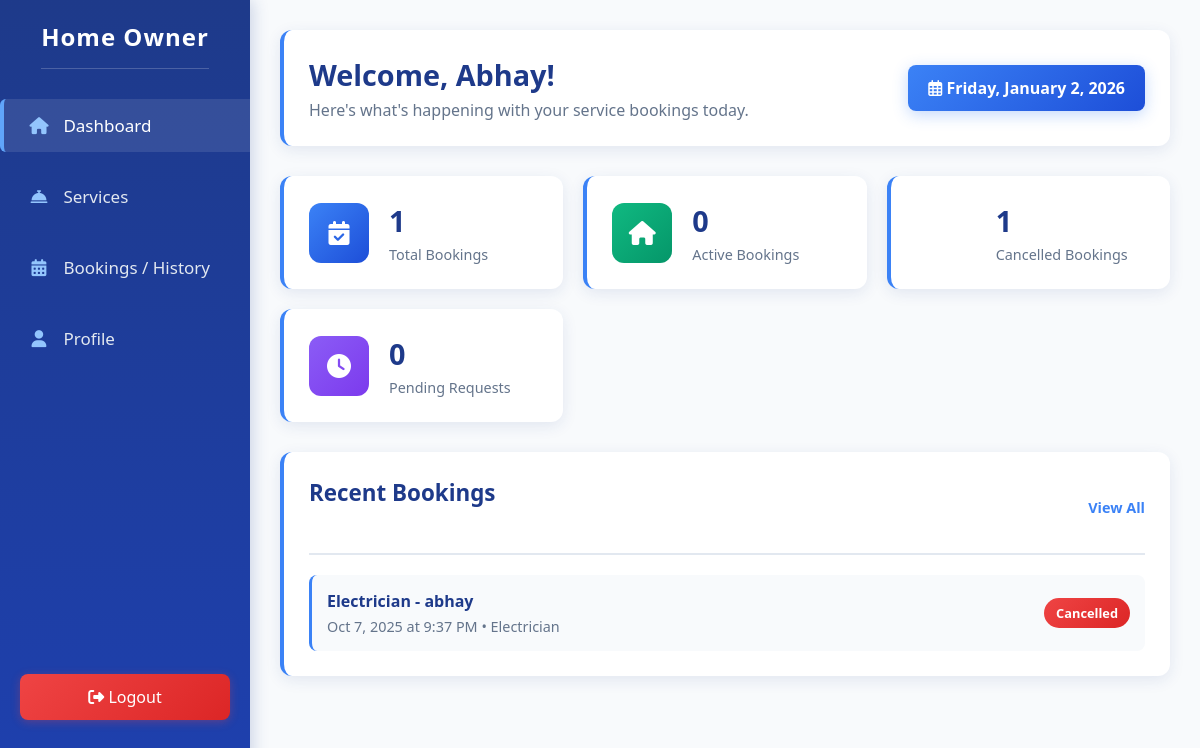
/user/home_owner/ (signed in), run on the app's committed database.
### tables this page shows
CREATE TABLE `user` (
  `id` int(11) NOT NULL,
  `user_name` varchar(25) NOT NULL,
  `email` varchar(50) NOT NULL,
  `password` varchar(25) NOT NULL,
  `phone` int(11) NOT NULL,
  `city` varchar(50) NOT NULL,
  `address` varchar(150) NOT NULL
);

CREATE TABLE `bookings` (
  `id` int(11) NOT NULL,
  `user_id` int(11) NOT NULL,
  `service_provider_id` varchar(50) NOT NULL,
  `date` date NOT NULL,
  `time` time NOT NULL,
  `status` varchar(20) NOT NULL,
  `notes` varchar(500) NOT NULL
);

CREATE TABLE `service_provider` (
  `id` varchar(30) NOT NULL,
  `user_name` varchar(25) DEFAULT NULL,
  `email` varchar(25) DEFAULT NULL,
  `password` varchar(25) DEFAULT NULL,
  `description` varchar(500) DEFAULT NULL,
  `file` varchar(150) DEFAULT NULL,
  `photo` varchar(150) DEFAULT NULL,
  `status` varchar(10) NOT NULL,
  `category` varchar(100) NOT NULL,
  `per` varchar(20) NOT NULL,
  `title` varchar(50) NOT NULL,
  `service_description` varchar(500) NOT NULL,
  `area` varchar(250) NOT NULL,
  `rate` double NOT NULL
);

### user/home_owner/index.php (the view, shortened to what this page needs)
<?php
    include '../../include/conn/conn.php';
    $user_id = $_SESSION['user']['id'];
    $user_query = "SELECT * FROM user WHERE id = $user_id";
    $user_result = mysqli_query($conn, $user_query);
    $user_data = mysqli_fetch_assoc($user_result);
    $user_name = $user_data['user_name'];
    $total_bookings_query = "SELECT COUNT(*) as total FROM bookings WHERE user_id = $user_id";
    $total_bookings_result = mysqli_query($conn, $total_bookings_query);
    $total_bookings_data = mysqli_fetch_assoc($total_bookings_result);
    $total_bookings = $total_bookings_data['total'];
    $active_bookings_query = "SELECT COUNT(*) as active FROM bookings WHERE user_id = $user_id AND status = 'confirmed'";
    $active_bookings_result = mysqli_query($conn, $active_bookings_query);
    $active_bookings_data = mysqli_fetch_assoc($active_bookings_result);
    $active_bookings = $active_bookings_data['active'];
    $pending_requests_query = "SELECT COUNT(*) as pending FROM bookings WHERE user_id = $user_id AND (status = 'pending' OR status = 'rescheduled')";
    $pending_requests_result = mysqli_query($conn, $pending_requests_query);
    $pending_requests_data = mysqli_fetch_assoc($pending_requests_result);
    $pending_requests = $pending_requests_data['pending'];
    $cancelled_requests_query = "SELECT COUNT(*) as cancelled FROM bookings WHERE user_id = $user_id AND status = 'cancelled'";
    $cancelled_requests_result = mysqli_query($conn, $cancelled_requests_query);
    $cancelled_requests_data = mysqli_fetch_assoc($cancelled_requests_result);
    $recent_bookings_query = "
        SELECT b.*, sp.user_name as provider_name, sp.title as service_title, sp.category
        FROM bookings b
        JOIN service_provider sp ON b.service_provider_id = sp.id
        WHERE b.user_id = $user_id
        ORDER BY b.date DESC
        LIMIT 5
    ";
    $recent_bookings_result = mysqli_query($conn, $recent_bookings_query);
?>
<!DOCTYPE html>
<html lang="en">
<head>
    <link rel="stylesheet" href="../../include/css/user_dashboard.css">
    <link rel="stylesheet" href="https://cdnjs.cloudflare.com/ajax/libs/font-awesome/6.4.0/css/all.min.css">
</head>
<body>
    <div class="sidebar">
        <h3>Home Owner</h3>
        <div class="sidebar-nav">
            <a href="#" class="active"><i class="fas fa-home"></i> <span>Dashboard</span></a>
            <a href="services.php"><i class="fas fa-concierge-bell"></i> <span>Services</span></a>
            <a href="bookings.php"><i class="fas fa-calendar-alt"></i> <span>Bookings / History</span></a>
            <a href="profile.php"><i class="fas fa-user"></i> <span>Profile</span></a>
        </div>
        <form action="" method="post">
            <button type="submit" class="logout-btn" name="logout"><i class="fas fa-sign-out-alt"></i> <span>Logout</span></button>
        </form>
    </div>
    <div class="main-content">
        <div class="header">
            <div class="welcome">
                <h1>Welcome, <?php echo htmlspecialchars($user_name); ?>!</h1>
                <p>Here's what's happening with your service bookings today.</p>
            </div>
            <div class="date-display">
                <i class="far fa-calendar-alt"></i> <?php echo date("l, F j, Y"); ?>
            </div>
        </div>
        <div class="stats-container">
            <div class="stat-card">
                <div class="stat-icon bookings-icon">
                    <i class="fas fa-calendar-check"></i>
                </div>
                <div class="stat-info">
                    <h3><?php echo $total_bookings; ?></h3>
                    <p>Total Bookings</p>
                </div>
            </div>
            <div class="stat-card">
                <div class="stat-icon active-icon">
                    <i class="fas fa-home"></i>
                </div>
                <div class="stat-info">
                    <h3><?php echo $active_bookings; ?></h3>
                    <p>Active Bookings</p>
                </div>
            </div>
            <div class="stat-card">
                <div class="stat-icon cross-icon">
                    <i class="fas fa-times"></i>
                </div>
                <div class="stat-info">
                    <h3><?php echo $cancelled_requests_data['cancelled']; ?></h3>
                    <p>Cancelled Bookings</p>
                </div>
            </div>
            <div class="stat-card">
                <div class="stat-icon pending-icon">
                    <i class="fas fa-clock"></i>
                </div>
                <div class="stat-info">
                    <h3><?php echo $pending_requests; ?></h3>
                    <p>Pending Requests</p>
                </div>
            </div>
        </div>
        <div class="content-section">
            <div class="section-header">
                <h2>Recent Bookings</h2>
                <a href="bookings.php" class="view-all">View All</a>
            </div>
            <div class="booking-list">
                <?php if(mysqli_num_rows($recent_bookings_result) > 0): ?>
                    <?php while($booking = mysqli_fetch_assoc($recent_bookings_result)): ?>
                        <div class="booking-item">
                            <div class="booking-info">
                                <h4><?php echo htmlspecialchars($booking['service_title']); ?> - <?php echo htmlspecialchars($booking['provider_name']); ?></h4>
                                <p><?php echo date("M j, Y", strtotime($booking['date'])); ?> at <?php echo date("g:i A", strtotime($booking['time'])); ?> • <?php echo htmlspecialchars($booking['category']); ?></p>
                            </div>
                            <div class="booking-status status-<?php echo htmlspecialchars($booking['status']); ?>">
                                <?php echo ucfirst($booking['status']); ?>
                            </div>
                        </div>
                    <?php endwhile; ?>
                <?php endif; ?>
            </div>
        </div>
    </div>
</body>
</html>

### include/css/user_dashboard.css (style rules this page uses)
body { background: #f0f2f5; font-family: Arial, sans-serif; margin: 0; padding: 0; display: flex; }
.sidebar { width: 230px; background: #1a237e; color: #fff; min-height: 100vh; padding: 40px 0 0 0; display: flex; flex-direction: column; align-items: center; position: fixed; left: 0; top: 0; box-shadow: 2px 0 8px rgba(0,0,0,0.07); }
.sidebar h3 { margin-bottom: 40px; font-size: 22px; font-weight: bold; letter-spacing: 1px; }
.sidebar-nav { width: 100%; display: flex; flex-direction: column; gap: 18px; margin-bottom: 40px; }
.sidebar-nav a { color: #fff; text-decoration: none; font-size: 17px; padding: 12px 30px; border-radius: 6px 0 0 6px; transition: background 0.2s; display: block; }
.sidebar-nav a.active, .sidebar-nav a:hover { background: #283593; }
.logout-btn { position: absolute; bottom: 80px; left: 50%; transform: translateX(-50%); padding: 10px 30px; background: #d32f2f; color: #fff; border: none; border-radius: 6px; font-size: 16px; cursor: pointer; transition: background 0.2s; width: 90%; }
h2 { color: #1a237e; margin-bottom: 30px; text-align: center; }
.status-cancelled { color: #d32f2f; font-weight: bold; }

### data on the page
user: user_name "Abhay"
bookings: service_provider.title "Electrician", service_provider.user_name "abhay", date "Oct 7, 2025", time "9:37 PM", service_provider.category "Electrician", status "Cancelled"

### other printed values
$total_bookings "1"
$active_bookings "0"
$cancelled_requests_data['cancelled'] "1"
$pending_requests "0"
